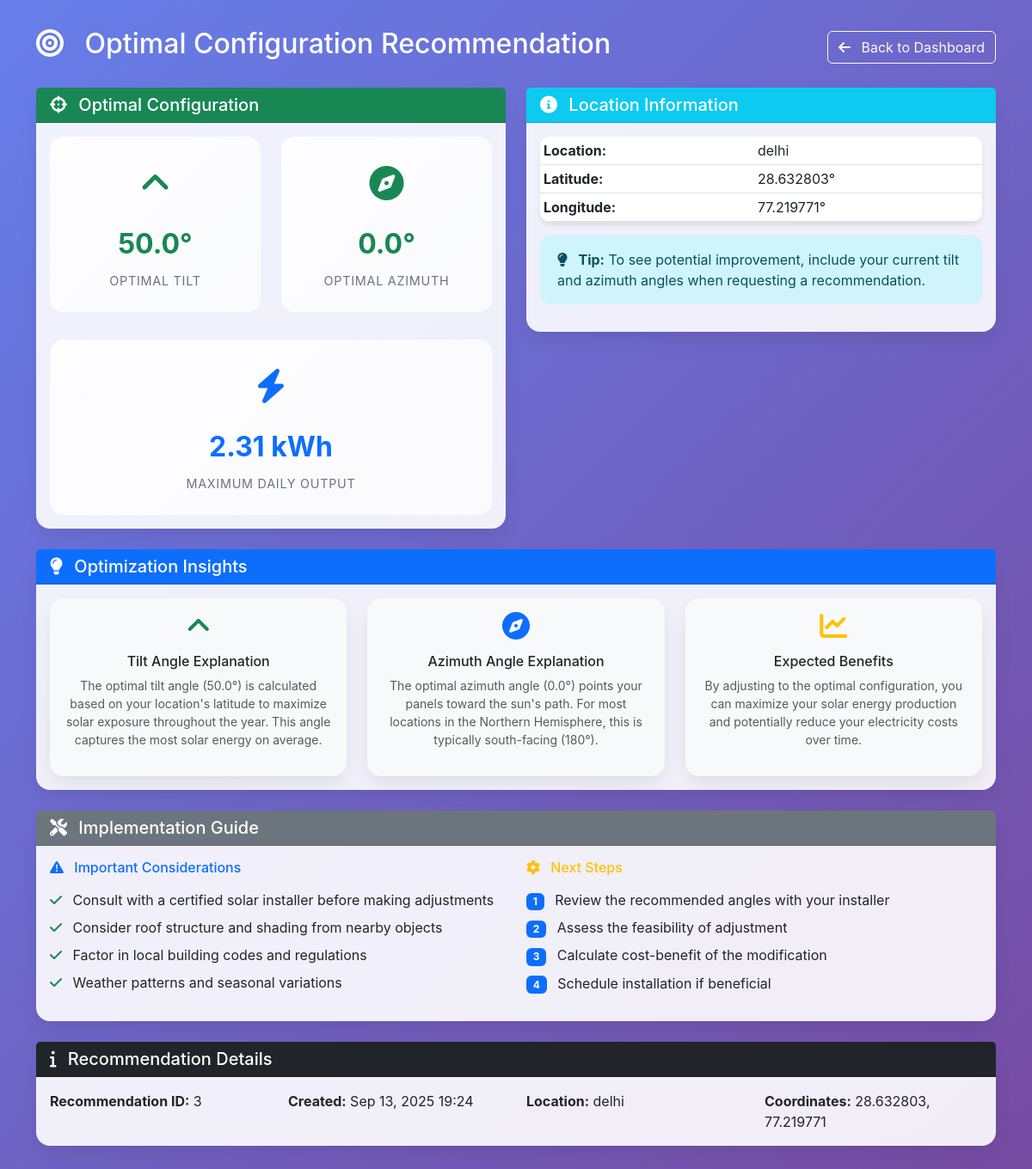
Page /recommendation/3/ on the committed database.
### core/models.py (models this page shows, shortened)
class OptimalConfiguration(models.Model):
    location = models.ForeignKey(Location, on_delete=models.CASCADE)
    optimal_tilt = models.FloatField()
    optimal_azimuth = models.FloatField()
    max_predicted_output = models.FloatField()
    current_config = models.ForeignKey(PanelConfiguration, on_delete=models.CASCADE, null=True)
    improvement_percentage = models.FloatField(null=True, blank=True)
    created_at = models.DateTimeField(default=timezone.now)

class Location(models.Model):
    name = models.CharField(max_length=200)
    latitude = models.FloatField()
    longitude = models.FloatField()
    created_at = models.DateTimeField(default=timezone.now)

### core/views.py (the view)
# urls.py: path('recommendation/<int:recommendation_id>/', views.recommendation_detail, name='recommendation_detail'),
def recommendation_detail(request, recommendation_id):
    recommendation = get_object_or_404(
        OptimalConfiguration.objects.select_related('location', 'current_config'),
        id=recommendation_id
    )
    context = {
        'recommendation': recommendation,
    }
    return render(request, 'core/recommendation_detail.html', context)

### templates/core/recommendation_detail.html (shortened to what this page needs)
{% extends 'core/base.html' %}
{% block content %}
<div class="row">
    <div class="col-12">
        <div class="d-flex justify-content-between align-items-center mb-4">
            <h2 class="text-white">
                <i class="fas fa-bullseye me-3"></i>
                Optimal Configuration Recommendation
            </h2>
            <a href="{% url 'dashboard' %}" class="btn btn-outline-light">
                <i class="fas fa-arrow-left me-2"></i>
                Back to Dashboard
            </a>
        </div>
    </div>
</div>
<div class="row">
    <div class="col-md-6 mb-4">
        <div class="card">
            <div class="card-header bg-success text-white">
                <h5 class="card-title mb-0">
                    <i class="fas fa-crosshairs me-2"></i>
                    Optimal Configuration
                </h5>
            </div>
            <div class="card-body">
                <div class="row text-center">
                    <div class="col-6 mb-3">
                        <div class="stats-card">
                            <div class="stats-icon text-success">
                                <i class="fas fa-angle-up"></i>
                            </div>
                            <div class="stats-value text-success">
                                {{ recommendation.optimal_tilt }}°
                            </div>
                            <div class="stats-label">Optimal Tilt</div>
                        </div>
                    </div>
                    <div class="col-6 mb-3">
                        <div class="stats-card">
                            <div class="stats-icon text-success">
                                <i class="fas fa-compass"></i>
                            </div>
                            <div class="stats-value text-success">
                                {{ recommendation.optimal_azimuth }}°
                            </div>
                            <div class="stats-label">Optimal Azimuth</div>
                        </div>
                    </div>
                </div>
                <div class="stats-card mt-3">
                    <div class="stats-icon text-primary">
                        <i class="fas fa-bolt"></i>
                    </div>
                    <div class="stats-value text-primary">
                        {{ recommendation.max_predicted_output|floatformat:2 }} kWh
                    </div>
                    <div class="stats-label">Maximum Daily Output</div>
                </div>
            </div>
        </div>
    </div>
    {% if recommendation.current_config and recommendation.improvement_percentage %}
    <div class="col-md-6 mb-4">
        <div class="card">
            <div class="card-header bg-warning text-white">
                <h5 class="card-title mb-0">
                    <i class="fas fa-balance-scale me-2"></i>
                    Current vs Optimal
                </h5>
            </div>
            <div class="card-body">
                <div class="row">
                    <div class="col-6 text-center">
                        <h6 class="text-muted mb-3">Current Configuration</h6>
                        <div class="mb-3">
                            <strong>Tilt:</strong> {{ recommendation.current_config.tilt_angle }}°<br>
                            <strong>Azimuth:</strong> {{ recommendation.current_config.azimuth_angle }}°
                        </div>
                    </div>
                    <div class="col-6 text-center">
                        <h6 class="text-muted mb-3">Recommended Configuration</h6>
                        <div class="mb-3">
                            <strong>Tilt:</strong> {{ recommendation.optimal_tilt }}°<br>
                            <strong>Azimuth:</strong> {{ recommendation.optimal_azimuth }}°
                        </div>
                    </div>
                </div>
                <div class="stats-card">
                    <div class="stats-icon text-success">
                        <i class="fas fa-arrow-up"></i>
                    </div>
                    <div class="stats-value text-success">
                        +{{ recommendation.improvement_percentage|floatformat:1 }}%
                    </div>
                    <div class="stats-label">Improvement</div>
                </div>
            </div>
        </div>
    </div>
    {% else %}
    <div class="col-md-6 mb-4">
        <div class="card">
            <div class="card-header bg-info text-white">
                <h5 class="card-title mb-0">
                    <i class="fas fa-info-circle me-2"></i>
                    Location Information
                </h5>
            </div>
            <div class="card-body">
                <table class="table table-sm">
                    <tr>
                        <td><strong>Location:</strong></td>
                        <td>{{ recommendation.location.name }}</td>
                    </tr>
                    <tr>
                        <td><strong>Latitude:</strong></td>
                        <td>{{ recommendation.location.latitude }}°</td>
                    </tr>
                    <tr>
                        <td><strong>Longitude:</strong></td>
                        <td>{{ recommendation.location.longitude }}°</td>
                    </tr>
                </table>
                <div class="alert alert-info mt-3">
                    <i class="fas fa-lightbulb me-2"></i>
                    <strong>Tip:</strong> To see potential improvement, include your current tilt and azimuth angles when requesting a recommendation.
                </div>
            </div>
        </div>
    </div>
    {% endif %}
</div>
<div class="row">
    <div class="col-12 mb-4">
        <div class="card">
            <div class="card-header bg-primary text-white">
                <h5 class="card-title mb-0">
                    <i class="fas fa-lightbulb me-2"></i>
                    Optimization Insights
                </h5>
            </div>
            <div class="card-body">
                <div class="row">
                    <div class="col-md-4">
                        <div class="card bg-light">
                            <div class="card-body text-center">
                                <i class="fas fa-angle-up fa-2x text-success mb-3"></i>
                                <h6>Tilt Angle Explanation</h6>
                                <p class="text-muted small">
                                    The optimal tilt angle ({{ recommendation.optimal_tilt }}°) is calculated based on your location's latitude
                                    to maximize solar exposure throughout the year. This angle captures the most solar energy on average.
                                </p>
                            </div>
                        </div>
                    </div>
                    <div class="col-md-4">
                        <div class="card bg-light">
                            <div class="card-body text-center">
                                <i class="fas fa-compass fa-2x text-primary mb-3"></i>
                                <h6>Azimuth Angle Explanation</h6>
                                <p class="text-muted small">
                                    The optimal azimuth angle ({{ recommendation.optimal_azimuth }}°) points your panels toward the sun's path.
                                    For most locations in the Northern Hemisphere, this is typically south-facing (180°).
                                </p>
                            </div>
                        </div>
                    </div>
                    <div class="col-md-4">
                        <div class="card bg-light">
                            <div class="card-body text-center">
                                <i class="fas fa-chart-line fa-2x text-warning mb-3"></i>
                                <h6>Expected Benefits</h6>
                                <p class="text-muted small">
                                    By adjusting to the optimal configuration, you can maximize your solar energy production
                                    and potentially reduce your electricity costs over time.
                                </p>
                            </div>
                        </div>
                    </div>
                </div>
            </div>
        </div>
    </div>
</div>
<div class="row">
    <div class="col-12 mb-4">
        <div class="card">
            <div class="card-header bg-secondary text-white">
                <h5 class="card-title mb-0">
                    <i class="fas fa-tools me-2"></i>
                    Implementation Guide
                </h5>
            </div>
            <div class="card-body">
                <div class="row">
                    <div class="col-md-6">
                        <h6 class="text-primary mb-3">
                            <i class="fas fa-exclamation-triangle me-2"></i>
                            Important Considerations
                        </h6>
                        <ul class="list-unstyled">
                            <li class="mb-2">
                                <i class="fas fa-check text-success me-2"></i>
                                Consult with a certified solar installer before making adjustments
                            </li>
                            <li class="mb-2">
                                <i class="fas fa-check text-success me-2"></i>
                                Consider roof structure and shading from nearby objects
                            </li>
                            <li class="mb-2">
                                <i class="fas fa-check text-success me-2"></i>
                                Factor in local building codes and regulations
                            </li>
                            <li class="mb-2">
                                <i class="fas fa-check text-success me-2"></i>
                                Weather patterns and seasonal variations
                            </li>
                        </ul>
                    </div>
                    <div class="col-md-6">
                        <h6 class="text-warning mb-3">
                            <i class="fas fa-cog me-2"></i>
                            Next Steps
                        </h6>
                        <ol class="list-unstyled">
                            <li class="mb-2">
                                <span class="badge bg-primary me-2">1</span>
                                Review the recommended angles with your installer
                            </li>
                            <li class="mb-2">
                                <span class="badge bg-primary me-2">2</span>
                                Assess the feasibility of adjustment
                            </li>
                            <li class="mb-2">
                                <span class="badge bg-primary me-2">3</span>
                                Calculate cost-benefit of the modification
                            </li>
                            <li class="mb-2">
                                <span class="badge bg-primary me-2">4</span>
                                Schedule installation if beneficial
                            </li>
                        </ol>
                    </div>
                </div>
            </div>
        </div>
    </div>
</div>
<div class="row">
    <div class="col-12">
        <div class="card">
            <div class="card-header bg-dark text-white">
                <h5 class="card-title mb-0">
                    <i class="fas fa-info me-2"></i>
                    Recommendation Details
                </h5>
            </div>
            <div class="card-body">
                <div class="row">
                    <div class="col-md-3">
                        <strong>Recommendation ID:</strong> {{ recommendation.id }}
                    </div>
                    <div class="col-md-3">
                        <strong>Created:</strong> {{ recommendation.created_at|date:"M d, Y H:i" }}
                    </div>
                    <div class="col-md-3">
                        <strong>Location:</strong> {{ recommendation.location.name }}
                    </div>
                    <div class="col-md-3">
                        <strong>Coordinates:</strong> {{ recommendation.location.latitude }}, {{ recommendation.location.longitude }}
                    </div>
                </div>
            </div>
        </div>
    </div>
</div>
{% endblock %}

### static/css/style.css (style rules this page uses)
* { scrollbar-width: none; scrollbar-color: transparent transparent; }
* { -ms-overflow-style: none; }

### templates/core/base.html (style rules this page uses)
:root { --primary-color: #2563eb; --secondary-color: #14b8a6; --accent-color: #f97316; --success-color: #10b981; --warning-color: #f59e0b; --error-color: #ef4444; --dark-color: #1f2937; --light-color: #f8fafc; }
body { font-family: 'Inter', -apple-system, BlinkMacSystemFont, sans-serif; background: linear-gradient(135deg, #667eea 0%, #764ba2 100%); min-height: 100vh; color: var(--dark-color); }
.card { border: none; border-radius: 16px; box-shadow: 0 10px 25px -5px rgba(0, 0, 0, 0.1); backdrop-filter: blur(10px); background: rgba(255, 255, 255, 0.9); transition: all 0.3s ease; }
.alert { border: none; border-radius: 12px; padding: 16px 20px; }
.table { background: white; border-radius: 12px; overflow: hidden; box-shadow: 0 4px 6px -1px rgba(0, 0, 0, 0.1); }
.stats-card { background: linear-gradient(135deg, rgba(255, 255, 255, 0.9), rgba(255, 255, 255, 0.7)); border-radius: 16px; padding: 24px; text-align: center; border: 1px solid rgba(255, 255, 255, 0.2); }
.stats-icon { font-size: 2.5rem; margin-bottom: 16px; }
.stats-value { font-size: 2rem; font-weight: 700; margin-bottom: 8px; }
.stats-label { font-size: 0.9rem; color: #6b7280; text-transform: uppercase; letter-spacing: 0.05em; }

### rows in the picture
OptimalConfiguration: optimal_tilt "50.0", optimal_azimuth "0.0", max_predicted_output "2.31", location.name "delhi", location.latitude "28.632803", location.longitude "77.219771", id "3", created_at "Sep 13, 2025 19:24"
